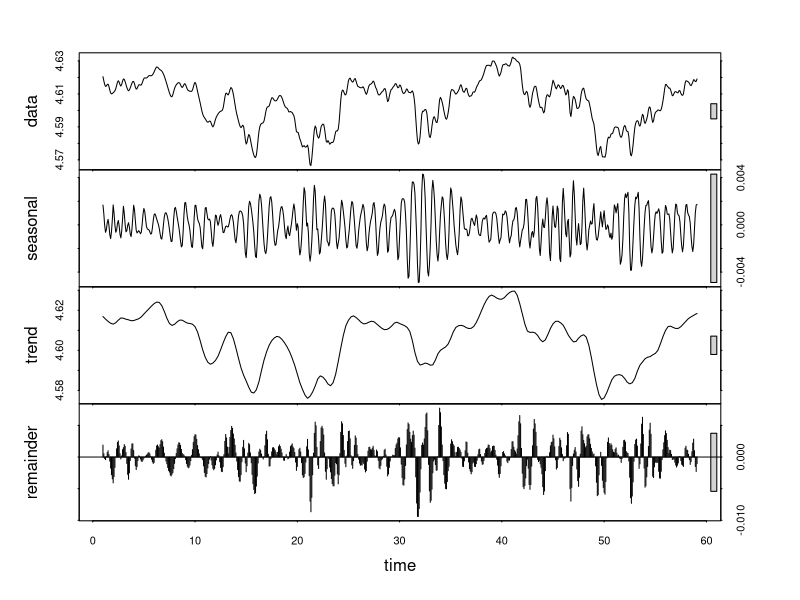
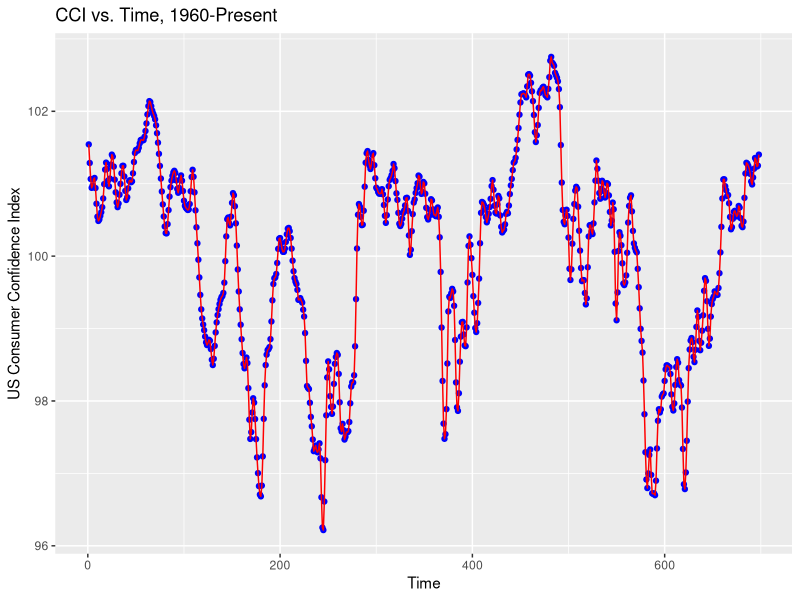

Write the R code that produced these figures, in order. (Note: this script raises an error after producing the figures.)
library(ggplot2)
data_table <- read.csv("US_CCI_.csv")

data_table$IncTime <- 1:nrow(data_table)
data_table <- subset(data_table, select = c(IncTime, TIME, Value))
names(data_table) <- c("Time", "YearMonth", "CCI")
cat("\n Data Table First and Last Six Columns:\n")
print(head(data_table))
print(tail(data_table))

write.csv(data_table, "postETLCCI.csv")

CCIts <- ts(log(data_table[,3]), frequency = 12)
seasonality <- stl(CCIts, s.window=7)
plot(seasonality)

CCIVTime <- ggplot() +
  geom_point(aes(x = data_table$Time, y = data_table$CCI), color = "blue") + 
  geom_line(aes(x = data_table$Time, y = data_table$CCI), color = "red") +
  xlab("Time") + ylab("US Consumer Confidence Index") + ggtitle("CCI vs. Time, 1960-Present") +
  scale_y_continuous()
ggsave("cciVTime.png", last_plot())

print(adf.test(ts(data_table[,3])))
